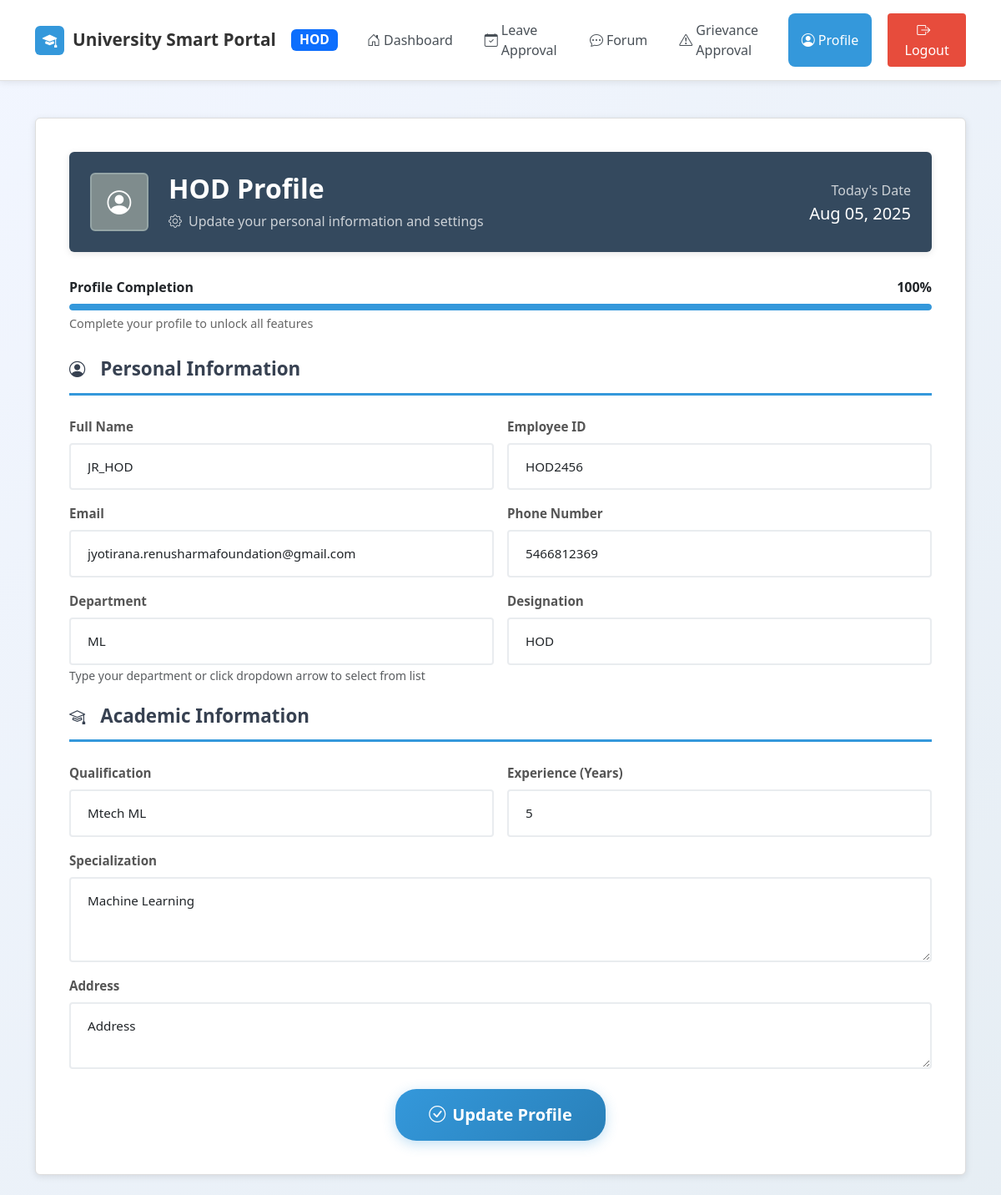
Page /hod_profile.php (signed in) on the committed database.
### tables this page shows
CREATE TABLE `hod_profiles` (
  `id` int(11) NOT NULL,
  `user_id` int(11) NOT NULL,
  `employee_id` varchar(50) DEFAULT NULL,
  `designation` varchar(100) DEFAULT NULL,
  `phone` varchar(20) DEFAULT NULL,
  `email` varchar(100) DEFAULT NULL,
  `qualification` varchar(200) DEFAULT NULL,
  `experience` int(11) DEFAULT NULL,
  `specialization` text DEFAULT NULL,
  `address` text DEFAULT NULL,
  `created_at` timestamp NOT NULL DEFAULT current_timestamp(),
  `updated_at` timestamp NOT NULL DEFAULT current_timestamp() ON UPDATE current_timestamp()
);

CREATE TABLE `users` (
  `id` int(11) NOT NULL,
  `name` varchar(100) DEFAULT NULL,
  `email` varchar(100) DEFAULT NULL,
  `password` varchar(255) DEFAULT NULL,
  `role` enum('student','faculty','hod') DEFAULT NULL,
  `department` varchar(100) DEFAULT NULL,
  `created_at` timestamp NOT NULL DEFAULT current_timestamp()
);

### hod_profile.php (the view, shortened to what this page needs)
<?php
include 'config.php';
$user_id = $_SESSION['user_id'];
$stmt = $conn->prepare("SELECT u.name, u.email, u.department,
                              hp.employee_id, hp.designation, hp.phone, hp.qualification,
                              hp.experience, hp.specialization, hp.address
                       FROM users u
                       LEFT JOIN hod_profiles hp ON u.id = hp.user_id
                       WHERE u.id = ?");
$stmt->bind_param("i", $user_id);
$stmt->execute();
$result = $stmt->get_result();
$user_data = $result->fetch_assoc();
?>
<!DOCTYPE html>
<html lang="en">
<head>
    <link href="https://cdn.jsdelivr.net/npm/bootstrap@5.3.3/dist/css/bootstrap.min.css" rel="stylesheet">
    <link href="https://cdn.jsdelivr.net/npm/bootstrap-icons@1.11.3/font/bootstrap-icons.css" rel="stylesheet">
</head>
<body>
    <nav class="navbar navbar-expand-lg navbar-light py-3">
        <div class="container">
            <a class="navbar-brand" href="hod_dashboard.php">
                <div class="brand-icon">
                    <i class="bi bi-mortarboard-fill"></i>
                </div>
                University Smart Portal
                <span class="badge bg-primary ms-2">HOD</span>
            </a>
            <div class="navbar-nav ms-auto me-3 d-none d-lg-flex">
                <a class="nav-link" href="hod_dashboard.php">
                    <i class="bi bi-house-door me-1"></i>Dashboard
                </a>
                <a class="nav-link" href="hod_leave_approval.php">
                    <i class="bi bi-calendar-check me-1"></i>Leave Approval
                </a>
                <a class="nav-link" href="hod_forum.php">
                    <i class="bi bi-chat-dots me-1"></i>Forum
                </a>
                <a class="nav-link" href="hod_grievance_approval.php">
                    <i class="bi bi-exclamation-triangle me-1"></i>Grievance Approval
                </a>
                <a class="nav-link active" href="hod_profile.php">
                    <i class="bi bi-person-circle me-1"></i>Profile
                </a>
            </div>
            <div class="d-flex align-items-center">
                <a href="logout.php" class="btn logout-btn">
                    <i class="bi bi-box-arrow-right me-2"></i>Logout
                </a>
            </div>
        </div>
    </nav>
    <div class="container py-4">
        <div class="profile-card main-container">
            <div class="profile-header">
                <div class="row align-items-center">
                    <div class="col-auto">
                        <div class="user-avatar">
                            <i class="bi bi-person-circle"></i>
                        </div>
                    </div>
                    <div class="col-auto">
                        <div>
                            <h2 class="mb-2 fw-bold text-start">HOD Profile</h2>
                            <p class="mb-0 opacity-75 text-start">
                                <i class="bi bi-gear me-2"></i>Update your personal information and settings
                            </p>
                        </div>
                    </div>
                    <div class="col d-none d-md-block">
                        <div class="text-end">
                            <p class="mb-1 opacity-75">Today's Date</p>
                            <h5 class="mb-0"><?= date('M d, Y') ?></h5>
                        </div>
                    </div>
                    </div>
                </div>
            <div class="progress-container">
                <div class="d-flex justify-content-between align-items-center mb-2">
                    <span class="fw-semibold">Profile Completion</span>
                    <span class="progress-percentage fw-bold">0%</span>
                </div>
                <div class="progress-bar-custom">
                    <div class="progress-fill" style="width: 0%"></div>
                </div>
                <div class="progress-text">Complete your profile to unlock all features</div>
            </div>
            <form method="POST">
                <h4 class="section-title">
                    <i class="bi bi-person-circle me-2"></i>Personal Information
                </h4>
                <div class="row g-3 mb-4">
                    <div class="col-md-6">
                        <div class="form-group">
                            <label for="name" class="form-label">Full Name</label>
                            <div class="position-relative">
                                <input type="text" class="form-control" id="name" name="name"
                                       value="<?= htmlspecialchars($user_data['name'] ?? '') ?>" required>
                            </div>
                        </div>
                    </div>
                    <div class="col-md-6">
                        <div class="form-group">
                            <label for="employee_id" class="form-label">Employee ID</label>
                            <div class="position-relative">
                                <input type="text" class="form-control" id="employee_id" name="employee_id"
                                       value="<?= htmlspecialchars($user_data['employee_id'] ?? '') ?>"
                                       placeholder="Enter Employee ID">
                            </div>
                        </div>
                    </div>
                    <div class="col-md-6">
                        <div class="form-group">
                            <label for="email" class="form-label">Email</label>
                            <div class="position-relative">
                                <input type="email" class="form-control" id="email" name="email"
                                       value="<?= htmlspecialchars($user_data['email'] ?? '') ?>"
                                       placeholder="Enter Email">
                            </div>
                        </div>
                    </div>
                    <div class="col-md-6">
                        <div class="form-group">
                            <label for="phone" class="form-label">Phone Number</label>
                            <div class="position-relative">
                                <input type="tel" class="form-control" id="phone" name="phone"
                                       value="<?= htmlspecialchars($user_data['phone'] ?? '') ?>"
                                       placeholder="Enter your mobile number">
                            </div>
                        </div>
                    </div>
                    <div class="col-md-6">
                        <div class="form-group">
                            <label for="department" class="form-label">Department</label>
                            <div class="position-relative dropdown">
                                <input type="text" class="form-control dropdown-toggle" id="department" name="department"
                                       value="<?= htmlspecialchars($user_data['department'] ?? '') ?>"
                                       placeholder="Type or select your department"
                                       data-bs-toggle="dropdown"
                                       autocomplete="off" required>
                            </div>
                            <small class="text-muted">Type your department or click dropdown arrow to select from list</small>
                        </div>
                    </div>
                    <div class="col-md-6">
                        <div class="form-group">
                            <label for="designation" class="form-label">Designation</label>
                            <div class="position-relative dropdown">
                                <input type="text" class="form-control dropdown-toggle" id="designation" name="designation"
                                       value="<?= htmlspecialchars($user_data['designation'] ?? '') ?>"
                                       placeholder="Type or select your designation"
                                       data-bs-toggle="dropdown"
                                       autocomplete="off">
                            </div>
                        </div>
                    </div>
                </div>
                <h4 class="section-title">
                    <i class="bi bi-mortarboard me-2"></i>Academic Information
                </h4>
                <div class="row g-3 mb-4">
                    <div class="col-md-6">
                        <div class="form-group">
                            <label for="qualification" class="form-label">Qualification</label>
                            <div class="position-relative">
                                <input type="text" class="form-control" id="qualification" name="qualification"
                                       value="<?= htmlspecialchars($user_data['qualification'] ?? '') ?>"
                                       placeholder="e.g., Ph.D., M.Tech">
                            </div>
                        </div>
                    </div>
                    <div class="col-md-6">
                        <div class="form-group">
                            <label for="experience" class="form-label">Experience (Years)</label>
                            <div class="position-relative">
                                <input type="number" class="form-control" id="experience" name="experience"
                                       value="<?= htmlspecialchars($user_data['experience'] ?? '') ?>"
                                       placeholder="Years of Experience">
                            </div>
                        </div>
                    </div>
                    <div class="col-12">
                        <div class="form-group">
                            <label for="specialization" class="form-label">Specialization</label>
                            <div class="position-relative">
                                <textarea class="form-control" id="specialization" name="specialization" rows="3"
                                          placeholder="Areas of expertise and research interests"><?= htmlspecialchars($user_data['specialization'] ?? '') ?></textarea>
                            </div>
                        </div>
                    </div>
                    <div class="col-12">
                        <div class="form-group">
                            <label for="address" class="form-label">Address</label>
                            <div class="position-relative">
                                <textarea class="form-control" id="address" name="address" rows="2"
                                          placeholder="Complete Address"><?= htmlspecialchars($user_data['address'] ?? '') ?></textarea>
                            </div>
                        </div>
                    </div>
                </div>
                <div class="text-center">
                    <button type="submit" class="btn btn-update btn-lg">
                        <i class="bi bi-check-circle me-2"></i>Update Profile
                    </button>
                </div>
            </form>
        </div>
    </div>
</body>
</html>

### hod_profile.php (style rules this page uses)
body { background: linear-gradient(-45deg, #dfe9f3, #ffffff, #e2ebf0, #f2f6ff); background-size: 400% 400%; animation: gradientShift 15s ease infinite; min-height: 100vh; font-family: 'Segoe UI', Tahoma, Geneva, Verdana, sans-serif; }
.profile-card { border-radius: 6px; background: white; box-shadow: 0 2px 8px rgba(0,0,0,0.1); border: 1px solid #ddd; padding: 40px; margin-top: 20px; animation: slideInUp 0.6s ease-out; }
.profile-header { background: #34495e; color: white; border-radius: 6px; padding: 25px; margin-bottom: 30px; text-align: center; position: relative; overflow: hidden; border: none; box-shadow: 0 2px 8px rgba(0,0,0,0.1); }
.form-control { border-radius: 4px; border: 2px solid #e9ecef; padding: 15px 20px; transition: all 0.3s ease; font-size: 0.95rem; background: rgba(255, 255, 255, 0.8); background-image: none !important; }
.form-label { font-weight: 600; color: #555; margin-bottom: 8px; font-size: 0.95rem; transition: all 0.3s ease; }
.btn-update { background: linear-gradient(135deg, #3498db 0%, #2980b9 100%); color: white; border: none; padding: 16px 40px; border-radius: 25px; font-weight: 600; transition: all 0.3s ease; box-shadow: 0 4px 15px rgba(52, 152, 219, 0.3); position: relative; overflow: hidden; }
.btn-update::before { content: ''; position: absolute; top: 0; left: -100%; width: 100%; height: 100%; background: linear-gradient(90deg, transparent, rgba(255,255,255,0.3), transparent); transition: left 0.5s; }
.section-title { font-size: 1.4rem; font-weight: 600; color: #374151; margin-bottom: 25px; padding-bottom: 15px; border-bottom: 3px solid #3498db; position: relative; display: flex; align-items: center; gap: 10px; }
.section-title i { color: #374151; font-size: 1.2rem; }
.progress-container { margin-bottom: 30px; }
.progress-bar-custom { height: 8px; border-radius: 4px; background: #e9ecef; overflow: hidden; }
.progress-fill { height: 100%; background: #3498db; border-radius: 4px; transition: width 0.5s ease; }
.progress-text { font-size: 0.9rem; color: #666; margin-top: 5px; }
.navbar { background: white !important; border-bottom: 1px solid #e0e0e0; box-shadow: 0 2px 8px rgba(0,0,0,0.08); padding: 12px 0; }
.navbar-brand { font-weight: 600; font-size: 1.3rem; color: #333 !important; display: flex; align-items: center; gap: 10px; text-decoration: none; }
.nav-link { color: #495057 !important; font-weight: 500; border-radius: 8px; padding: 8px 16px !important; margin: 0 3px; transition: all 0.2s ease; display: flex; align-items: center; }
.nav-link:hover, .nav-link.active { background: #3498db; color: white !important; }
.brand-icon { background: #3498db; color: white; width: 35px; height: 35px; border-radius: 6px; display: flex; align-items: center; justify-content: center; font-size: 1.1rem; }
.logout-btn { background: #e74c3c; color: white; border: none; padding: 8px 16px; border-radius: 4px; font-weight: 500; transition: all 0.2s ease; text-decoration: none; }
.user-avatar { width: 70px; height: 70px; border-radius: 6px; background: #7f8c8d; display: flex; align-items: center; justify-content: center; font-size: 1.8rem; font-weight: bold; color: white; border: 2px solid #95a5a6; }

### rows in the picture
hod_profiles: name "JR_HOD", employee_id "HOD2456", email "jyotirana.renusharmafoundation@gmail.com", phone "5466812369", department "ML", designation "HOD", qualification "Mtech ML", experience "5", specialization "Machine Learning", address "Address"
